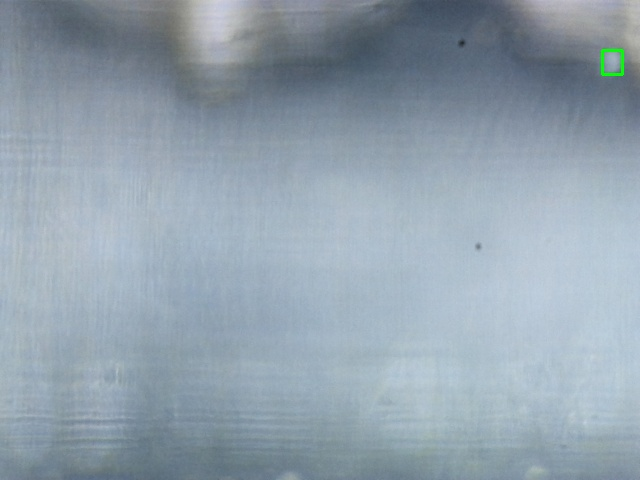
#> input picture good_img_train/CAPTURED_IMAGE_1521450276.jpg, 640 x 480 px; its folder holds 4 pictures in this run
$ python dummy_clf.py   (Python 2 division)   (older library calls are emulated)
#> lines starting #> are read from the running program, lines starting #| are printed output that depends on the picture
import glob
import matplotlib as plt
import numpy as np
import os
import PIL
import pickle
import random
import sys

from skimage.feature import hog
from skimage import color, exposure, io
from sklearn import svm, metrics
from sklearn.feature_extraction import image
from sklearn.model_selection import train_test_split, GridSearchCV


# Constants
GOOD_IMG_DIR = "./good_img_train/"
BAD_IMG_DIR = "./bad_img_train/"
GRID_SEARCH = False

def main():
	print("Running Embryo HOG+SVM Proof of Concept Test...")

	good_img_fns = glob.glob(GOOD_IMG_DIR + "*.jpg")
	bad_img_fns = glob.glob(BAD_IMG_DIR + "*.jpg")
	dataset = []

	print("Reading and calculating HOG of good images...")
	for i, img_fn in enumerate(good_img_fns):

		sys.stdout.write("\r%d%%" % (i*100 / len(good_img_fns)))
		sys.stdout.flush()

		img = io.imread(img_fn, as_grey=True)
#> img: shape (480, 640) float64; min 0.151, max 0.819, mean 0.624
		fd, hog_image = hog(img, orientations=8, pixels_per_cell=(16, 16),
                    cells_per_block=(1, 1), visualise=True, block_norm="L2-Hys")
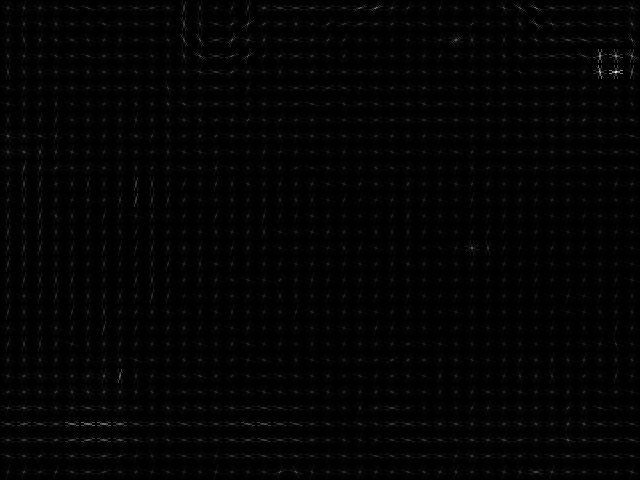
#> hog_image: shape (480, 640) float64; min 0, max 0.0487, mean 0.000693; drawn with min black and max white
#> fd = 9600 values, max 0.553 at index 8363, min 0.0117 at index 8455, mean 0.35
		dataset.append([fd, 1])
#> pass 2 of the loop in main, `for i, img_fn in enumerate(good_img_fns):`:
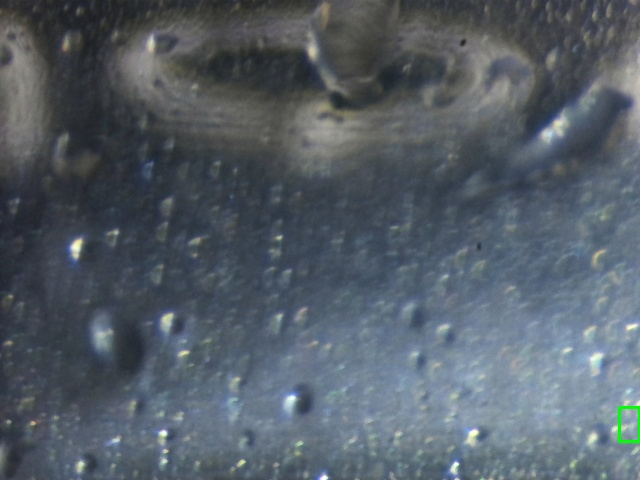
#> input picture good_img_train/CAPTURED_IMAGE_1524519839.jpg, 640 x 480 px
#> in main, `img = io.imread(img_fn, as_grey=True)`:
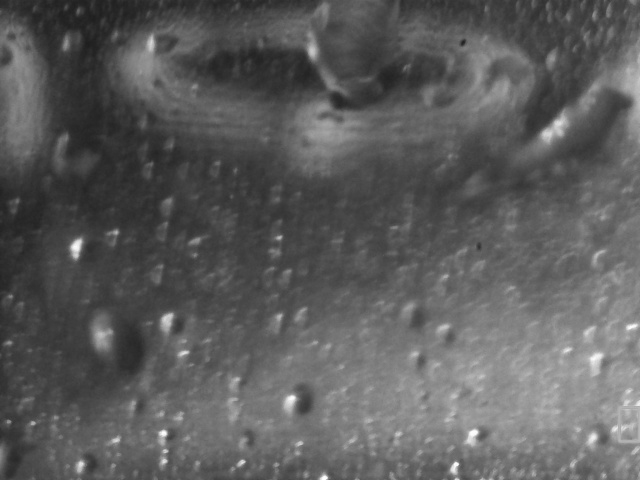
#> img: shape (480, 640) float64; min 0.12, max 1, mean 0.363
#> in main, `fd, hog_image = hog(img, orientations=8, pixels_per_cell=(16, 16), cel..`:
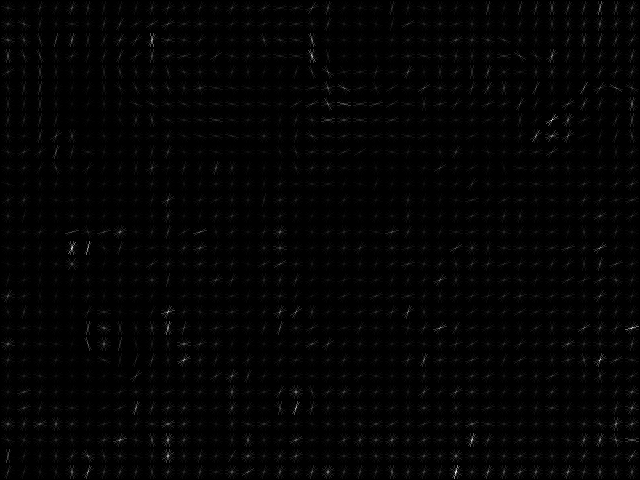
#> hog_image: shape (480, 640) float64; min 0, max 0.0879, mean 0.00134; drawn with min black and max white
#> fd = 9600 values, max 0.634 at index 6766, min 0.0207 at index 6125, mean 0.347
#> pass 3 of the loop in main, `for i, img_fn in enumerate(good_img_fns):`:
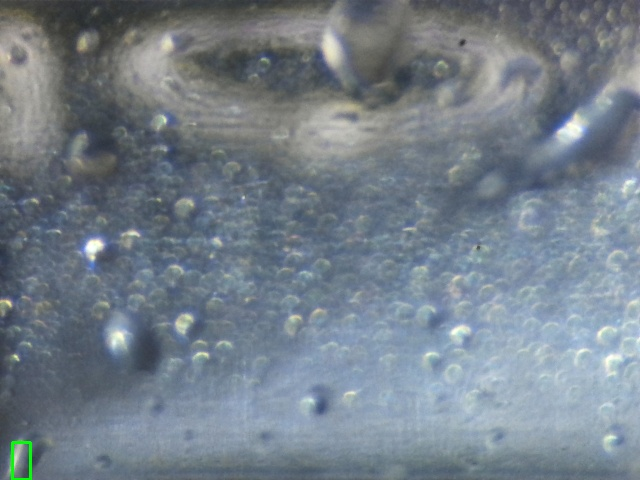
#> input picture good_img_train/CAPTURED_IMAGE_1524522332.jpg, 640 x 480 px
#> in main, `img = io.imread(img_fn, as_grey=True)`:
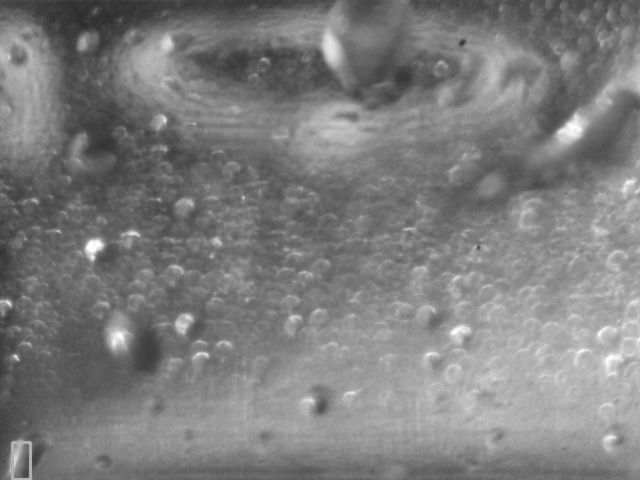
#> img: shape (480, 640) float64; min 0.169, max 0.999, mean 0.494
#> in main, `fd, hog_image = hog(img, orientations=8, pixels_per_cell=(16, 16), cel..`:
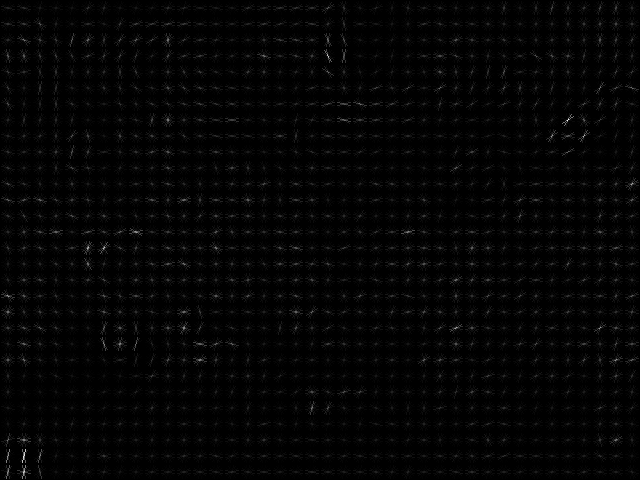
#> hog_image: shape (480, 640) float64; min 0, max 0.0888, mean 0.00157; drawn with min black and max white
#> fd = 9600 values, max 0.651 at index 8960, min 0.00374 at index 6788, mean 0.347
#> the loop made 4 passes; the first 3 are shown

	print("Reading and calculating HOG of bad images...")
	for i, img_fn in enumerate(bad_img_fns):

		sys.stdout.write("\r%d%%" % (i*100 / len(bad_img_fns)))
		sys.stdout.flush()

		img = io.imread(img_fn, as_grey=True)
		fd, hog_image = hog(img, orientations=8, pixels_per_cell=(16, 16),
                    cells_per_block=(1, 1), visualise=True, block_norm="L2-Hys")
        print(fd)
#> (printed output is left out)
        dataset.append([fd, 0])

	print("Generating feature vectors...")
	random.shuffle(dataset)

	X = []
	y = []

	for i in dataset:
		X.append(i[0])
		y.append(i[1])

	X = np.array(X)
	y = np.array(y)

	print("X dimensions: {}".format(X.shape))
#| X dimensions: (5, 9600)
	print("y dimensions : {}".format(y.shape))
#| y dimensions : (5,)

	X_train, X_test, y_train, y_test = train_test_split(X, y, test_size=0.5,
		random_state=0)

	print("Performing Support Vector Machine fitting...")

	tuned_parameters = [{"kernel":["poly"],
		"C":[0.1, 0.3, 0.6, 0.9]},
		{"kernel":["linear"], "C":[0.1, 0.3, 0.6, 0.9]}]
	scores = ["precision", "recall"]

	if GRID_SEARCH:

		for score in scores:

			print("Tuning hyper-parameters for {}".format(score))
			classifier = GridSearchCV(svm.SVC(), tuned_parameters, cv=5,
				scoring="{}_macro".format(score))
			classifier.fit(X_train, y_train)

			print("Best parameters found on test set:\n")
			print(classifier.best_params_)
			print("\nGrid scores on test set:\n")

			means = classifier.cv_results_["mean_test_score"]
			stds = classifier.cv_results_["std_test_score"]

			for mean, std, params in zip(means, stds,
				classifier.cv_results_["params"]):
				print("%0.3f (+/-%0.03f for %r" % (mean, std*2, params))

			print("\nDetailed classification report:\n")
			y_true, y_pred = y_test, classifier.predict(X_test)
			print(metrics.classification_report(y_true, y_pred))


	else:

		classifier = svm.SVC(kernel="poly", C=100)
        print(X_train)
        print(y_train)
        classifier.fit(X_train, y_train)
        print("Performing Support Vector Machine performance test...")
        expected = y_test
        predicted = classifier.predict(X_test)

        print("Classification report for classifier %s:\n%s\n"
			% (classifier, metrics.classification_report(expected, predicted)))
        pickle.dump(classifier, open("./egg_clf.p", "wb+"))

if __name__ == '__main__':
	main()
